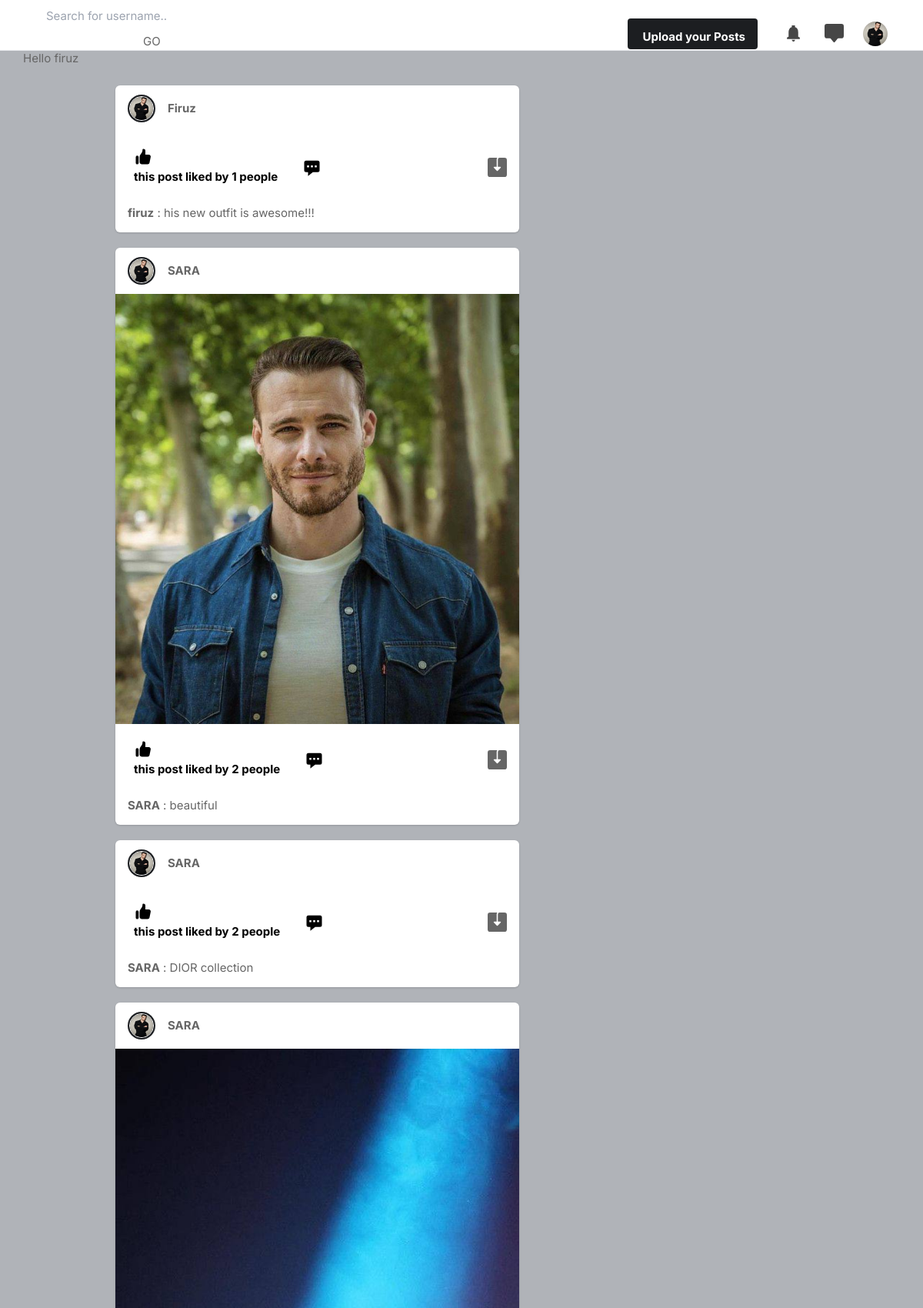
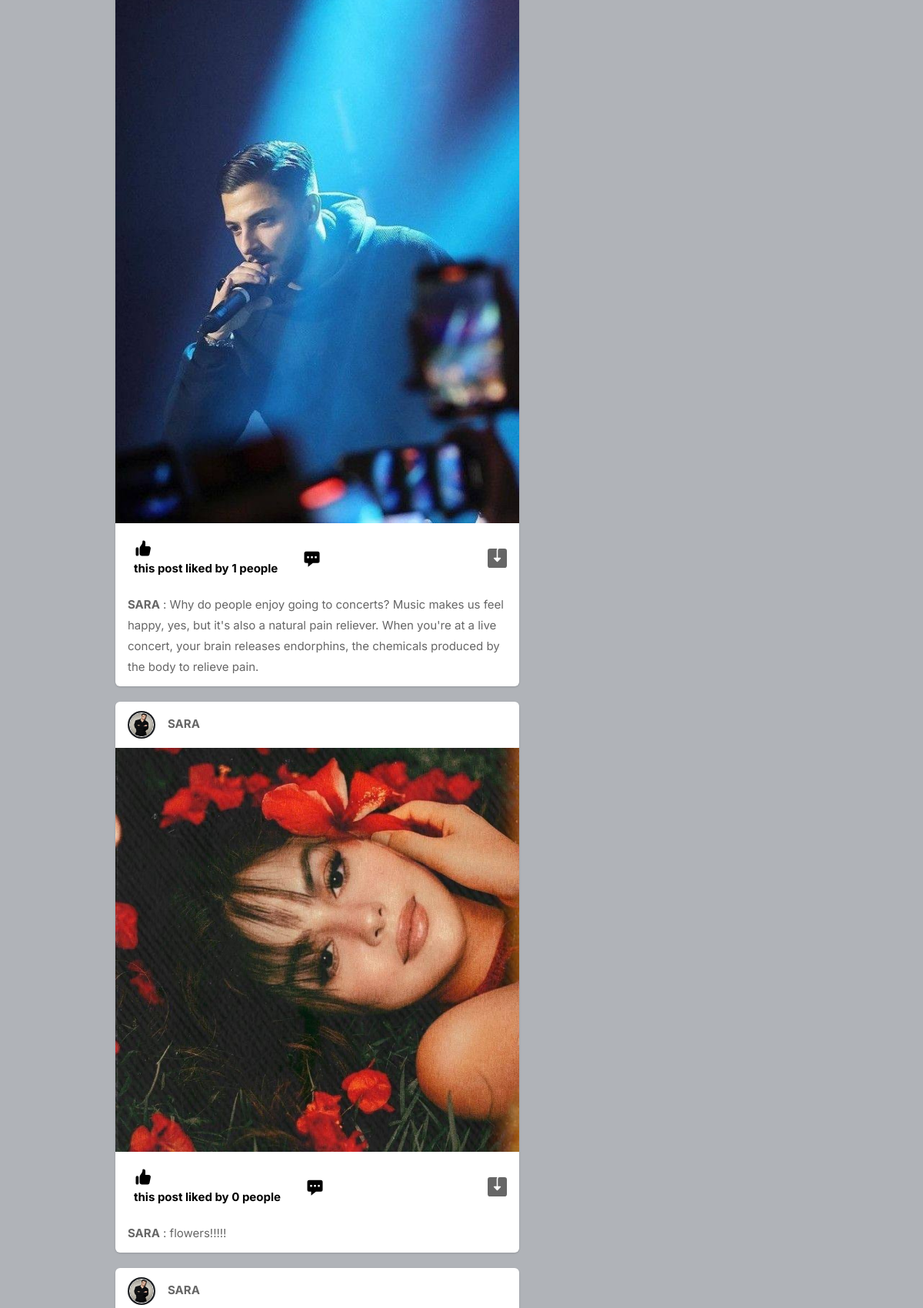
Screenshot of / (signed in, upper part) with the database file from the repository (2 pictures, top to bottom).
### main/models.py (models this page shows, shortened)
class Profile(models.Model):
    user = models.ForeignKey(User,on_delete=models.CASCADE)
    id_user = models.IntegerField()
    bio= models.TextField(blank=True)
    pro_photo = models.ImageField(upload_to='profilephotos',default='blank-mages.png')

class Post(models.Model):
    id = models.UUIDField(primary_key=True,default=uuid.uuid4)
    user = models.CharField(max_length=100)
    content = models.ImageField(upload_to='postsimg')
    captions = models.TextField(max_length=120)
    created_at = models.DateTimeField(default=datetime.now)
    no_likes = models.IntegerField(default=0)
    video = models.FileField(upload_to='videos_uploaded', null=True,
    validators=[FileExtensionValidator(allowed_extensions=['MOV', 'avi', 'mp4', 'webm', 'mkv'])])

### main/views.py (the view)
# urls.py: path('', views.index, name='index'),
def index(request):
    all_posts=Post.objects.all()
    user_object=User.objects.get(username=request.user.username)
    user_profile=Profile.objects.get(user=user_object)
    return render(request,'index.html',{'user_profile': user_profile,'all_posts':all_posts})

### templates/index.html (shortened to what this page needs)
{% load static %}
<!DOCTYPE html>
<html lang="en" xmlns="http://www.w3.org/1999/html">
<head>
    <link rel="stylesheet" href="{% static 'assets/css/icons.css' %}">
    <link rel="stylesheet" href="{% static 'assets/css/uikit.css' %}">
    <link rel="stylesheet" href="{% static 'assets/css/style.css' %}">
    <link rel="stylesheet" href="{% static 'assets/css/tailwind.css' %}">
</head>
<body>
            <header>
                <div class="header_inner">
                    <form action="search" method="POST">
                    <div class="left-side">
                        <div class="header_search">
                                <input type="text" name="username" placeholder="Search for username..">
                                <button type="submit">GO</button>
                        </div>
                    </div>
                    <div class="center">
                        Hello {{ user.username }}
                    </div>
                    </form>
                    <div class="right-side lg:pr-4">
                        <a href="#"
                            class="bg-pink-500 flex font-bold hidden hover:bg-pink-600 hover:text-white inline-block items-center lg:block max-h-10 mr-4 px-4 py-2 rounded shado text-white">
                              Upload your Posts
                        </a>
                        <a href="#" class="header-links-item">
                        </a>
                        <a href="#" class="header-links-item">
                        </a>
                        <a href="#">
                            <img src="{{user_profile.pro_photo.url}}" class="header-avatar" alt="">
                        </a>
                    </div>
                </div>
            </header>
            <div class="container m-auto">
                <div class="lg:flex justify-center lg:space-x-10 lg:space-y-0 space-y-5">
                    <div class="space-y-5 flex-shrink-0 lg:w-7/12">
                        {% for post in all_posts reversed %}
                        <div class="bg-white shadow rounded-md  -mx-2 lg:mx-0">
                            <div class="flex justify-between items-center px-4 py-3">
                                <div class="flex flex-1 items-center space-x-4">
                                    <a href="#">
                                        <div class="bg-gradient-to-tr from-yellow-600 to-pink-600 p-0.5 rounded-full">
                                            <img src="{{user_profile.pro_photo.url}}" class="bg-gray-200 border border-white rounded-full w-8 h-8">
                                        </div>
                                    </a>
                                    <span class="block capitalize font-semibold "> <a href="#"><strong>{{ post.user }}</strong></a> </span>
                                </div>
                              <div>
                                <a href="#"> <i class="icon-feather-more-horizontal text-2xl hover:bg-gray-200 rounded-full p-2 transition -mr-1 "></i> </a>
                              </div>
                            </div>
                            <div uk-lightbox>
                                <a href="{{ post.content.url }}">
                                    <img src="{{ post.content.url }}" alt="">
                                </a>
                            </div>
                            <div class="py-3 px-4 space-y-3">
                                <div class="flex space-x-4 lg:font-bold">
                                    <a href="/like?post_id={{post.id}}" class="flex items-center space-x-2">
                                        <div class="p-2 rounded-full text-black">
                                            <p>this post liked by {{ post.no_likes }} people </p>
                                        </div>
                                    </a>
                                    <a href="#" class="flex items-center space-x-2">
                                        <div class="p-2 rounded-full text-black">
                                            <svg xmlns="http://www.w3.org/2000/svg" viewBox="0 0 20 20" fill="currentColor" width="25" height="25" class="">
                                                <path fill-rule="evenodd" d="M18 5v8a2 2 0 01-2 2h-5l-5 4v-4H4a2 2 0 01-2-2V5a2 2 0 012-2h12a2 2 0 012 2zM7 8H5v2h2V8zm2 0h2v2H9V8zm6 0h-2v2h2V8z" clip-rule="evenodd" />
                                            </svg>
                                        </div>
                                    </a>
                                    <a href="#" class="flex items-center space-x-2 flex-1 justify-end">
                                    </a>
                                </div>
                                <p>
                                <a href="#"><strong>{{ post.user }}</strong></a> : {{ post.captions }}
                                </p>
                            </div>
                        </div>
                        {% endfor %}
                    </div>
                    <div class="lg:w-5/12">
                    </div>
                </div>
            </div>
</body>
</html>

### static/assets/css/style.css (style rules this page uses)
body { background-color: #B0B3B8!important; }
button { vertical-align: middle; }
input { height: 48px; line-height: 48px; padding: 0 20px; outline: none; font-size: 15px; color: #808080; max-width: 100%; width: 100%; -webkit-box-sizing: border-box; box-sizing: border-box; display: block; font-weight: 400; opacity: 1; border-radius: 4px; border: none; -webkit-box-shadow: 0 1px 4px 0px rgba(0, 0, 0, 0.12); box-shadow: 0 1px 4px 0px rgba(0, 0, 0, 0.12); }
input[type="text"], input[type="password"], input[type="email"], input[type="number"] { height: 48px; line-height: 48px; padding: 0 20px; outline: none; font-size: 15px; color: #808080; max-width: 100%; width: 100%; -webkit-box-sizing: border-box; box-sizing: border-box; display: block; font-weight: 400; opacity: 1; border-radius: 4px; border: none; -webkit-box-shadow: 0 1px 4px 0px rgba(0, 0, 0, 0.12); box-shadow: 0 1px 4px 0px rgba(0, 0, 0, 0.12); }
input { -webkit-transition: all 0.1s ease-in-out; transition: all 0.1s ease-in-out; }
::placeholder { color: #808080; opacity: 1; }
button { border: none; margin: 0; padding: 0; width: auto; overflow: visible; background: transparent; color: inherit; font: inherit; line-height: normal; cursor: pointer; }
a { color: #be185d; -webkit-transition: 0.3s; transition: 0.3s; outline: none !important; }
button { outline: none !important; }
img { max-width: 100%; }
body { color: #666; font-size: 15px; line-height: 27px; background-color: #f0f2f5; font-family: "Inter", sans-serif; text-transform: none; }
body p { font-size: 15px; line-height: 27px; }
input[type="text"], input[type="password"], input[type="email"] { font-family: "Inter", sans-serif; text-transform: none; }
button, body .pac-container { font-family: "Inter", sans-serif; text-transform: none; }
b, strong { font-weight: 700 !important; }
@media (min-width: 1024px) { .container { max-width: 900px !important; padding-top: 45px; } }
header { background-color: #fff; left: 0; right: 0; top: 0; z-index: 99; height: 66px; display: -webkit-box; display: -ms-flexbox; display: flex; -webkit-box-align: center; -ms-flex-align: center; align-items: center; border-bottom: 1px solid #e5e7eb; }
header .header_inner { display: -webkit-box; display: -ms-flexbox; display: flex; -webkit-box-align: center; -ms-flex-align: center; align-items: center; max-width: 1090px; margin: auto; width: 100%; max-width: 100% !important; padding: 0 30px; }
header .header_inner .left-side { display: -webkit-box; display: -ms-flexbox; display: flex; -webkit-box-align: center; -ms-flex-align: center; align-items: center; }
header .header_inner .left-side .header_search { position: relative; }
header .header_inner .left-side .header_search input { margin: 0; height: 42px; -webkit-box-shadow: none; box-shadow: none; padding-left: 30px; width: 400px; background-color: transparent; }
header .header_inner .right-side { display: -webkit-box; display: -ms-flexbox; display: flex; -webkit-box-align: center; -ms-flex-align: center; align-items: center; -webkit-box-pack: end; -ms-flex-pack: end; justify-content: flex-end; margin-left: auto; }
header .header_inner .right-side .header-links-item { padding: 10px; margin-left: 8px; }
header .header_inner .right-side .header-links-item svg { width: 25px; height: 25px; color: #464646; }
header .header_inner .right-side .header-avatar { width: 32px; height: 32px; border-radius: 100%; margin-left: 15px; }

### rows the page displays
Profile: pro_photo (picture)
Post: pro_photo (picture), user "Firuz", no_likes "1", user "firuz", captions "his new outfit is awesome!!!"
Post: pro_photo (picture), user "SARA", content (picture), no_likes "2", captions "beautiful"
Post: pro_photo (picture), user "SARA", no_likes "2", captions "DIOR collection"
Post: pro_photo (picture), user "SARA", content (picture), no_likes "1", captions "Why do people enjoy going to concerts? Music makes us feel happy, yes, but it's also a natural pain reliever. When you're at a live concert, your brain releases endorphins, the chemicals produced by the body to relieve pain."
Post: pro_photo (picture), user "SARA", content (picture), no_likes "0", captions "flowers!!!!!"
Post: pro_photo (picture), user "SARA"

### other values shown
{{ user.username }} "firuz"
